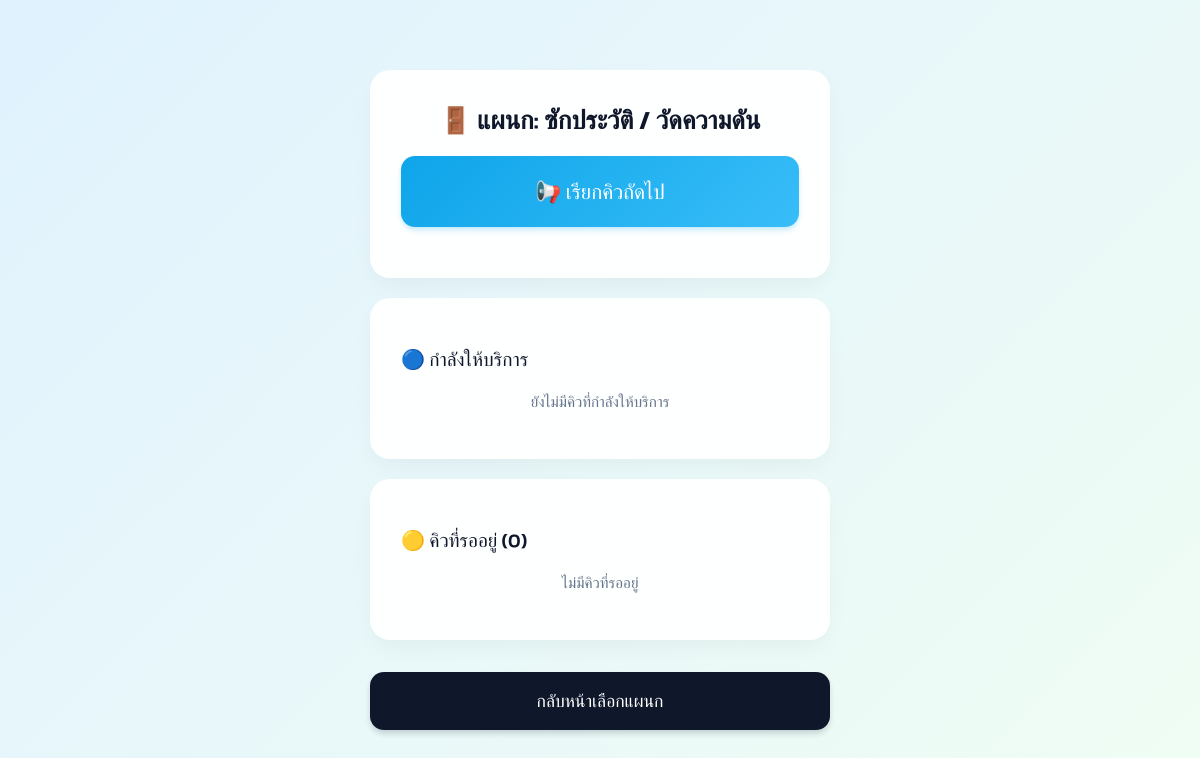
The page /admin/room/1 (signed in) on the database as committed earlier.
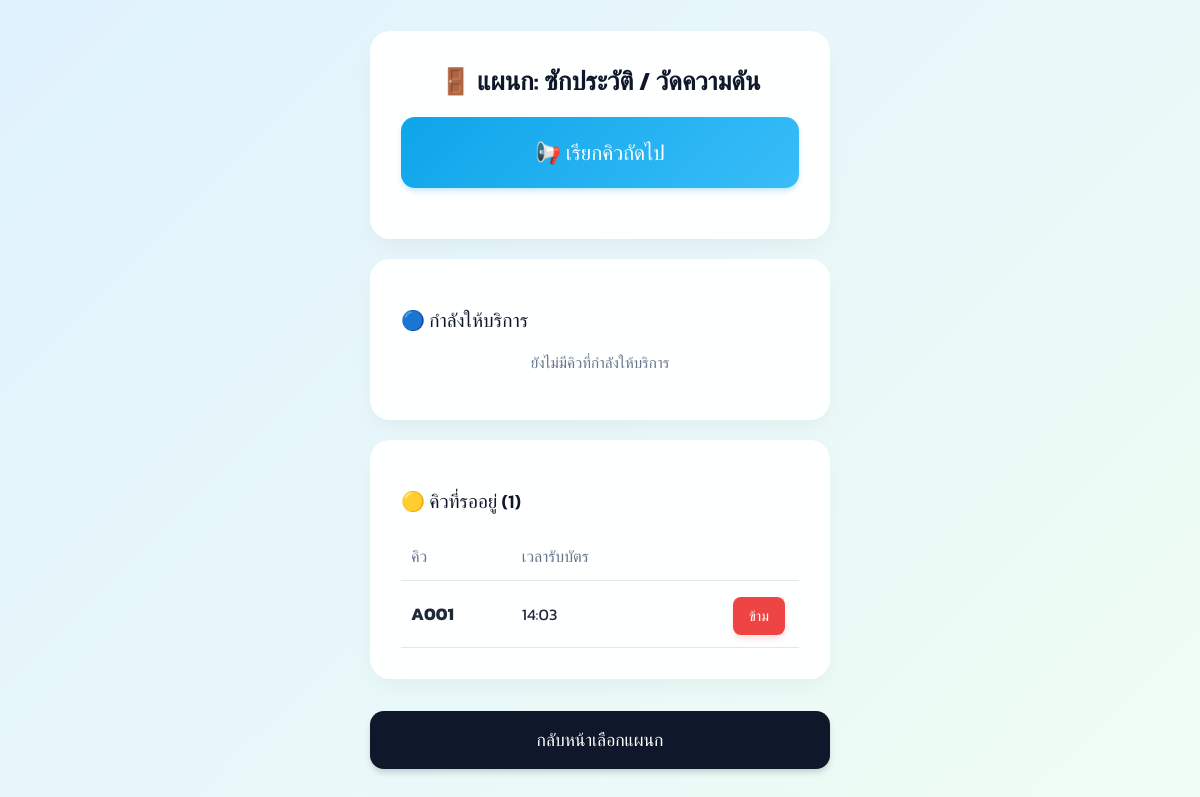
The same page on the database as committed later.
### tables this page shows
CREATE TABLE queue_types (
                id INTEGER PRIMARY KEY AUTOINCREMENT,
                name TEXT NOT NULL,
                prefix TEXT NOT NULL
            );

CREATE TABLE tickets (
                id INTEGER PRIMARY KEY AUTOINCREMENT,
                queue_number TEXT NOT NULL,
                queue_type_id INTEGER NOT NULL,
                status TEXT NOT NULL DEFAULT 'waiting',
                created_at TEXT NOT NULL,
                called_at TEXT,
                completed_at TEXT,
                FOREIGN KEY (queue_type_id) REFERENCES queue_types (id)
            );

### app/routes/admin_routes.py (the view)
@admin_bp.route("/room/<int:queue_type_id>")
@login_required
def room(queue_type_id):
    db = get_db()
    qtype = db.execute("SELECT * FROM queue_types WHERE id = ?", (queue_type_id,)).fetchone()
    if not qtype:
        return redirect(url_for("admin.admin"))
    waiting = db.execute(
        """SELECT tickets.*, queue_types.name as type_name FROM tickets
           JOIN queue_types ON tickets.queue_type_id = queue_types.id
           WHERE tickets.status = 'waiting' AND queue_type_id = ?
           ORDER BY tickets.created_at ASC""", (queue_type_id,)
    ).fetchall()
    in_service = db.execute(
        """SELECT tickets.*, queue_types.name as type_name FROM tickets
           JOIN queue_types ON tickets.queue_type_id = queue_types.id
           WHERE tickets.status = 'in_service' AND queue_type_id = ?
           ORDER BY tickets.called_at DESC""", (queue_type_id,)
    ).fetchall()
    return render_template(
        "admin_room.html", qtype=qtype, waiting=waiting, in_service=in_service
    )

### app/database.py (called while the page is built)
def get_db():
    if "db" not in g:
        g.db = sqlite3.connect(current_app.config['DB_PATH'])
        g.db.row_factory = sqlite3.Row
    return g.db

### app/routes/admin_routes.py (called while the page is built)
def login_required(view):
    @wraps(view)
    def wrapped(*args, **kwargs):
        if not session.get("staff_id"):
            return redirect(url_for("admin.admin_login", next=request.path))
        return view(*args, **kwargs)
    return wrapped

### templates/admin_room.html (shortened to what this page needs)
{% extends "base.html" %}
{% block content %}
<div class="card" style="text-align:center;">
  <h1>🚪 แผนก: {{ qtype.name }}</h1>
  <form action="{{ url_for('admin.call_next', queue_type_id=qtype.id) }}" method="post">
    <button class="btn" style="font-size: 1.3rem; padding: 20px; margin-bottom: 20px;" type="submit">
      📢 เรียกคิวถัดไป
    </button>
  </form>
</div>
<div class="card">
  <h2>🔵 กำลังให้บริการ</h2>
  {% if in_service %}
  <table>
    <tr><th>คิว</th><th>เวลาเรียก</th><th></th></tr>
    {% for t in in_service %}
    <tr>
      <td style="font-size: 1.2rem; color: var(--primary);"><strong>{{ t.queue_number }}</strong></td>
      <td>{{ t.called_at[11:16] }}</td>
      <td style="text-align: right;">
        <form action="{{ url_for('admin.complete_ticket', ticket_id=t.id) }}" method="post" style="display:inline;">
          <button class="btn btn-small" style="background: var(--success);" type="submit">เสร็จสิ้น</button>
        </form>
      </td>
    </tr>
    {% endfor %}
  </table>
  {% else %}
  <p class="label">ยังไม่มีคิวที่กำลังให้บริการ</p>
  {% endif %}
</div>
<div class="card">
  <h2>🟡 คิวที่รออยู่ ({{ waiting|length }})</h2>
  {% if waiting %}
  <table>
    <tr><th>คิว</th><th>เวลารับบัตร</th><th></th></tr>
    {% for t in waiting %}
    <tr>
      <td style="font-size: 1.1rem;"><strong>{{ t.queue_number }}</strong></td>
      <td>{{ t.created_at[11:16] }}</td>
      <td style="text-align: right;">
        <form action="{{ url_for('admin.skip_ticket', ticket_id=t.id) }}" method="post" style="display:inline;">
          <button class="btn btn-small btn-danger" type="submit">ข้าม</button>
        </form>
      </td>
    </tr>
    {% endfor %}
  </table>
  {% else %}
  <p class="label">ไม่มีคิวที่รออยู่</p>
  {% endif %}
</div>
<a href="{{ url_for('admin.admin') }}" class="btn btn-secondary">กลับหน้าเลือกแผนก</a>
{% endblock %}

### templates/base.html (shortened to what this page needs)
<!DOCTYPE html>
<html lang="th">
<head>
</head>
<body>
<div class="container">
{% block content %}{% endblock %}
</div>
</body>
</html>

### templates/base.html (style rules this page uses)
:root { --primary: #0ea5e9; --primary-hover: #0284c7; --secondary: #0f172a; --bg-color: #f8fafc; --card-bg: rgba(255, 255, 255, 0.95); --text-main: #1e293b; --text-muted: #64748b; --danger: #ef4444; --success: #10b981; --warning: #f59e0b; }
* { box-sizing: border-box; }
body { font-family: 'Kanit', sans-serif; background: linear-gradient(135deg, #e0f2fe 0%, #f0fdf4 100%); margin: 0; padding: 0; color: var(--text-main); min-height: 100vh; }
.container { max-width: 500px; margin: 0 auto; padding: 30px 20px; min-height: 100vh; display: flex; flex-direction: column; justify-content: center; }
.card { background: var(--card-bg); backdrop-filter: blur(10px); border-radius: 20px; padding: 30px; box-shadow: 0 10px 25px -5px rgba(0,0,0,0.05), 0 8px 10px -6px rgba(0,0,0,0.01); margin-bottom: 20px; border: 1px solid rgba(255, 255, 255, 0.5); transition: transform 0.2s ease, box-shadow 0.2s ease; }
h1 { font-size: 1.6rem; margin-top: 0; color: var(--secondary); text-align: center; font-weight: 600; }
h2 { font-size: 1.2rem; font-weight: 500; color: var(--secondary); }
.btn { display: block; width: 100%; padding: 16px; background: linear-gradient(135deg, var(--primary) 0%, #38bdf8 100%); color: white; border: none; border-radius: 14px; font-size: 1.1rem; font-weight: 500; font-family: 'Kanit', sans-serif; text-align: center; text-decoration: none; cursor: pointer; margin-top: 12px; transition: all 0.3s ease; box-shadow: 0 4px 6px -1px rgba(14, 165, 233, 0.2), 0 2px 4px -1px rgba(14, 165, 233, 0.1); }
.btn-secondary { background: var(--secondary); box-shadow: 0 4px 6px -1px rgba(15, 23, 42, 0.2); }
.btn-danger { background: var(--danger); box-shadow: 0 4px 6px -1px rgba(239, 68, 68, 0.2); }
.btn-small { padding: 8px 16px; font-size: 0.9rem; width: auto; display: inline-block; margin: 4px 4px 0 0; border-radius: 8px; }
.label { color: var(--text-muted); font-size: 0.95rem; text-align: center; font-weight: 400; }
table { width: 100%; border-collapse: collapse; margin-top: 10px; }
td, th { text-align: left; padding: 12px 10px; border-bottom: 1px solid #e2e8f0; font-size: 1rem; }
th { color: var(--text-muted); font-weight: 500; }

Rows that differ between the two databases and show on the page:
added tickets: queue_number "A001", created_at "14:03"
Other text that changed with them:
{{ waiting|length }}: "0" → "1"
text no longer shown: "ไม่มีคิวที่รออยู่"
text now shown: "คิว เวลารับบัตร"
